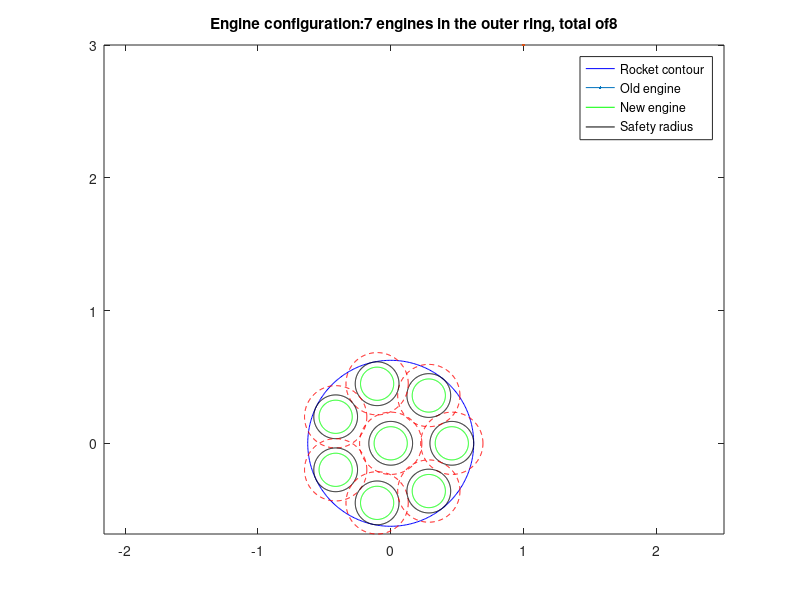

This chart was generated by the following MATLAB code:
clear
close all
clc

% INPUT
d_rocket=1.25; %m
d_old=0.25;
N=7;
%L=0.67; old
L_engine=0.8;
gimbal = 5; %degs

%COMPUTATION
safety = L_engine*sind(gimbal);
angle_poly = 90*(1-2/N);
d_new = (d_rocket*cosd(angle_poly)-safety)/(1+cosd(angle_poly));

% PLOT
figure
xx = 0:pi/180:2*pi;
plot(d_rocket/2*cos(xx), d_rocket/2*sin(xx),'b', LineWidth=3)
hold on
axis equal
pos_center_x = [ 0 (d_rocket-d_new)/2*cos(linspace(0,2*pi,N+1))];
pos_center_y = [ 0 (d_rocket-d_new)/2*sin(linspace(0,2*pi,N+1))];
for i=1:N+1
    plot( d_old/2        *cos(xx) + pos_center_x(i),  d_old/2        *sin(xx) + pos_center_y(i), 'g')
    plot( d_new/2        *cos(xx) + pos_center_x(i),  d_new/2        *sin(xx) + pos_center_y(i), 'k', LineWidth=3)
    plot((d_new/2+safety)*cos(xx) + pos_center_x(i), (d_new/2+safety)*sin(xx) + pos_center_y(i), '--r')
end
legend("Rocket contour", "Old engine", "New engine", "Safety radius")
title(strcat("Engine configuration: ", num2str(N), " engines in the outer ring, total of ", num2str(N+1)))
eps_old=14;
eps_new=d_new^2/d_old^2*eps_old;


